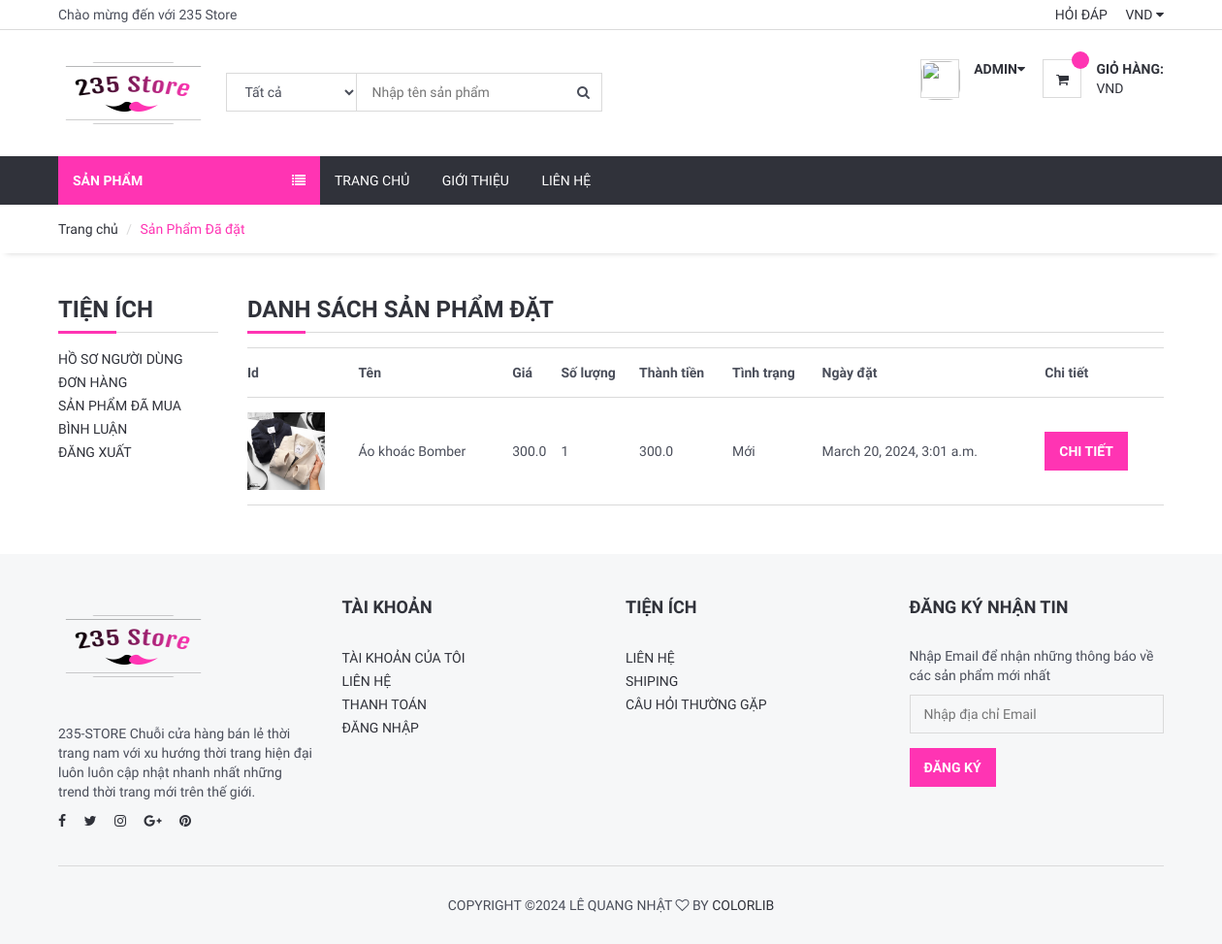
The app's page /user/orders_product/ (signed in) with its own data.
### order/models.py (models this page shows, shortened)
class OrderProduct(models.Model):
    STATUS = (
        ('Mới', 'Mới'),
        ('Chấp Nhận', 'Chấp Nhận'),
        ('Đã hủy', 'Đã hủy'),
    )
    order = models.ForeignKey(Order, on_delete=models.CASCADE)
    user = models.ForeignKey(User, on_delete=models.CASCADE)
    product = models.ForeignKey(Product, on_delete=models.CASCADE)
    variant = models.ForeignKey(Variants, on_delete=models.SET_NULL,blank=True, null=True) # relation with varinat
    quantity = models.IntegerField()
    price = models.FloatField()
    amount = models.FloatField()
    status = models.CharField(max_length=10, choices=STATUS, default='New')
    create_at = models.DateTimeField(auto_now_add=True)
    update_at = models.DateTimeField(auto_now=True)

### product/models.py (models this page shows, shortened)
class Product(models.Model):
    STATUS = (
        ('True', 'True'),
        ('False', 'False'),
    )
    VARIANTS = (
        ('None', 'None'),
        ('Size', 'Size'),
        ('Color', 'Color'),
        ('Size-Color', 'Size-Color'),
    )
    category = models.ForeignKey(Category, on_delete=models.CASCADE) #many to one relation with Category
    title = models.CharField(max_length=150)
    keywords = models.CharField(max_length=255)
    description = models.TextField(max_length=255)
    image=models.ImageField(upload_to='images/',null=False)
    price = models.DecimalField(max_digits=12, decimal_places=3,default=0)
    amount=models.IntegerField(default=0)
    minamount=models.IntegerField(default=3)
    variant=models.CharField(max_length=10,choices=VARIANTS, default='None')
    detail=RichTextUploadingField()
    slug = models.SlugField(null=False, unique=True)
    status=models.CharField(max_length=10,choices=STATUS)
    create_at=models.DateTimeField(auto_now_add=True)
    update_at=models.DateTimeField(auto_now=True)
    def image_tag(self):
            return mark_safe('<img src="{}" height="50"/>'.format(self.image.url))
    image_tag.short_description='Image'

### user/views.py (the view)
# urls.py: path('orders_product/', views.user_order_product, name='user_order_product'),
@login_required(login_url='/login') # Check login
def user_order_product(request):
    category = Category.objects.all()
    current_user = request.user
    order_product = OrderProduct.objects.filter(user_id=current_user.id).order_by('-id')
    context = {'category': category,
               'order_product': order_product,
               }
    return render(request, 'user_order_products.html', context)

### user/templates/user_order_products.html (shortened to what this page needs)
{% extends 'homebase.html' %}
{% block sidebar %} {% include 'sidebar.html' %} {% endblock %}
{% block body %}
    <div id="breadcrumb">
        <div class="container">
            <ul class="breadcrumb">
                <li><a href="/">Trang chủ</a></li>
                <li class="active">Sản Phẩm Đã đặt</li>
            </ul>
        </div>
    </div>
    <div class="section">
        <div class="container">
            <div class="row">
                <div class="col-md-2">
                    {% include "user_panel.html" %}
                </div>
                <div class="col-md-10">
                    <div class="order-summary clearfix">
                        <div class="section-title">
                            <h3 class="title">Danh sách sản phẩm đặt</h3>
                        </div>
                        <table class="shopping-cart-table table">
                            <tr>
                                <th class="text-left">Id </th>
                                <th class="text-left">Tên </th>
                                <th class="text-left">Giá </th>
                                <th class="text-left">Số lượng </th>
                                <th class="text-left">Thành tiền </th>
                                <th class="text-left">Tình trạng </th>
                                <th class="text-left">Ngày đặt </th>
                                <th class="text-left">Chi tiết </th>
                            </tr>
                            {% for rs in order_product %}
                                <tr>
                                    <td class="text-left">
                                        <a href="/product/{{ rs.product_id }}/{{ rs.product.slug }}">
                                                <img src="{{rs.product.image.url}}" alt="" style="height: 80px">
                                        </a>
                                    </td>
                                    <td>{{ rs.product.title}} </td>
                                    <td class="text-left">{{ rs.price}} </td>
                                    <td class="text-left"> {{   rs.quantity }}</td>
                                    <td class="text-left">{{ rs.amount}} </td>
                                    <td class="text-left">{{ rs.status}} </td>
                                    <td class="text-left">{{ rs.create_at}} </td>
                                    <td class="text-left"><a class="primary-btn" href="/user/order_product_detail/{{ rs.id }}/{{ rs.order.id}}"> Chi tiết </a></td>
                                </tr>
                            {% endfor %}
                        </table>
                    </div>
                </div>
            </div>
        </div>
    </div>
{% endblock %}

### home/templates/header.html (shortened to what this page needs)
{% load static %}
	<header>
		<div id="top-header">
			<div class="container">
				<div class="pull-left">
					<span>Chào mừng đến với 235 Store</span>
				</div>
				<div class="pull-right">
					<ul class="header-top-links">
						<li><a href="/faq">Hỏi đáp</a></li>
						<li class="dropdown default-dropdown">
							<a class="dropdown-toggle" data-toggle="dropdown" aria-expanded="true">VND <i class="fa fa-caret-down"></i></a>
						</li>
					</ul>
				</div>
			</div>
		</div>
		<div id="header">
			<div class="container">
				<div class="pull-left">
					<div class="header-logo">
						<a class="logo" href="#">
							<img src="{% static '' %}img/235lg.png" alt="">
						</a>
					</div>
					<div class="header-search">
						<form action="/search/" method="post">
							<input id="query" name="query" class="input search-input" type="text" placeholder="Nhập tên sản phẩm">
							<select name="catid" class="input search-categories">
								<option value="0">Tất cả </option>
								{% load mptt_tags %}
							</select>
							<button class="search-btn"><i class="fa fa-search"></i></button>
						</form>
					</div>
				</div>
				<div class="pull-right">
					<ul class="header-btns">
						<li class="header-account dropdown default-dropdown">
							{% if user.id is not None %}
							<div class="dropdown-toggle" role="button" data-toggle="dropdown" aria-expanded="true">
								<div class="header-btns-icon">
									<img src="{{ request.session.userimage }}" style="height: 40px; border-radius: 30%;width:40px">
								</div>
								<strong class="text-uppercase">{{ user.username }}<i class="fa fa-caret-down"></i></strong>
							</div>
							{% else %}
							<a href="/login" class="text-uppercase">Đăng nhập</a> / <a href="/signup" class="text-uppercase">Đăng ký</a>
							{% endif %}
						</li>
						<li class="header-cart dropdown default-dropdown">
							<a href="/shopcart/" >
								<div class="header-btns-icon">
									<i class="fa fa-shopping-cart"></i>
									<span class="qty">
										</span>
								</div>
								<strong class="text-uppercase">Giỏ hàng:</strong>
								<br>
								<span>VND</span>
							</a>
						</li>
					</ul>
				</div>
			</div>
		</div>
	</header>

### home/static/css/style.css (style rules this page uses)
body { font-family: 'Hind', sans-serif; color: #4A4E5A; overflow-x: hidden; }
h1, h2, h3, h4, h5, h6 { color: #30323A; margin: 0 0 10px; font-weight: 700; }
a { color: #30323A; -webkit-transition: 0.3s color; transition: 0.3s color; }
strong { color: #30323A; }
ul, ol { margin: 0; padding: 0; list-style: none }
.main-btn, .primary-btn { display: inline-block; padding: 10px 15px; text-transform: uppercase; font-weight: 700; border: none; -webkit-transition: 0.3s all; transition: 0.3s all; }
.primary-btn { color: #FFF; background-color: #FF34B3; }
.input { width: 100%; height: 40px; padding: 0px 15px; border: none; background-color: transparent; -webkit-box-shadow: 0px 0px 0px 1px #DADADA inset, 0px 0px 0px 5px transparent; box-shadow: 0px 0px 0px 1px #DADADA inset, 0px 0px 0px 5px transparent; -webkit-transition: 0.3s all; transition: 0.3s all; }
.section { padding-top: 30px; padding-bottom: 30px; }
.section-title { position: relative; margin-bottom: 15px; margin-top: 15px; border-bottom: 1px solid #DADADA; }
.section-title .title { display: inline-block; text-transform: uppercase; }
.section-title:after { content: ""; position: absolute; left: 0; bottom: -1.5px; height: 3px; width: 60px; background-color: #FF34B3; }
#breadcrumb { -webkit-box-shadow: 0px 6px 6px -6px rgba(0, 0, 0, 0.175); box-shadow: 0px 6px 6px -6px rgba(0, 0, 0, 0.175); }
.breadcrumb { background-color: transparent; border: none; border-radius: 0px; padding: 15px 0px; margin: 0; }
.breadcrumb>.active { color: #FF34B3; }
.breadcrumb>li+li:before { color: #DADADA; }
#header { padding-top: 15px; padding-bottom: 15px; }
#top-header { padding-top: 5px; padding-bottom: 5px; border-bottom: 1px solid #DADADA; }
.header-top-links>li { display: inline-block; }
.header-top-links>li+li { margin-left: 15px; }
.header-top-links>li>a { cursor: pointer; text-transform: uppercase; }
.header-logo { display: inline-block; margin-right: 15px; }
.header-logo .logo>img { width: 155px; height: 100px; }
.header-search { display: inline-block; padding: 15px 0px; max-width: 400px; }
.header-search>form { position: relative; }
.header-search>form .search-input { padding-left: 150px; padding-right: 45px; }
.header-search>form .search-categories { position: absolute; left: 0px; top: 0px; width: 135px; }
.header-search>form .search-btn { position: absolute; top: 0px; right: 0px; width: 40px; height: 40px; background-color: transparent; border: none; }
.header-btns>li { display: inline-block; vertical-align: top; padding: 15px 0px; }
.header-btns>li+li { margin-left: 15px; }
.header-btns>li .header-btns-icon { position: relative; float: left; margin-right: 15px; width: 40px; height: 40px; line-height: 40px; text-align: center; color: #30323A; background-color: #FFF; border: 1px solid #DADADA; }
.header-btns .dropdown-toggle { display: block; cursor: pointer; }
.header-cart .header-btns-icon .qty { position: absolute; right: -9px; top: -9px; width: 18px; height: 18px; line-height: 18px; text-align: center; font-size: 10px; background: #FF34B3; color: #FFF; border-radius: 50%; }
.shopping-cart-table>tbody>tr>td, .shopping-cart-table>tbody>tr>th, .shopping-cart-table>tfoot>tr>td, .shopping-cart-table>tfoot>tr>th, .shopping-cart-table>thead>tr>td, .shopping-cart-table>thead>tr>th { padding: 15px 0px; vertical-align: middle; border-top: 1px solid #DADADA; }
.shopping-cart-table>tbody>tr:last-child>td { border-bottom: 1px solid #DADADA; }

### records on screen
OrderProduct: product.image (picture), product "Áo khoác Bomber", price "300.0", quantity "1", amount "300.0", status "Mới", create_at "March 20, 2024, 3:01 a.m."

### other values on screen
{{ user.username }} "ADMIN"
